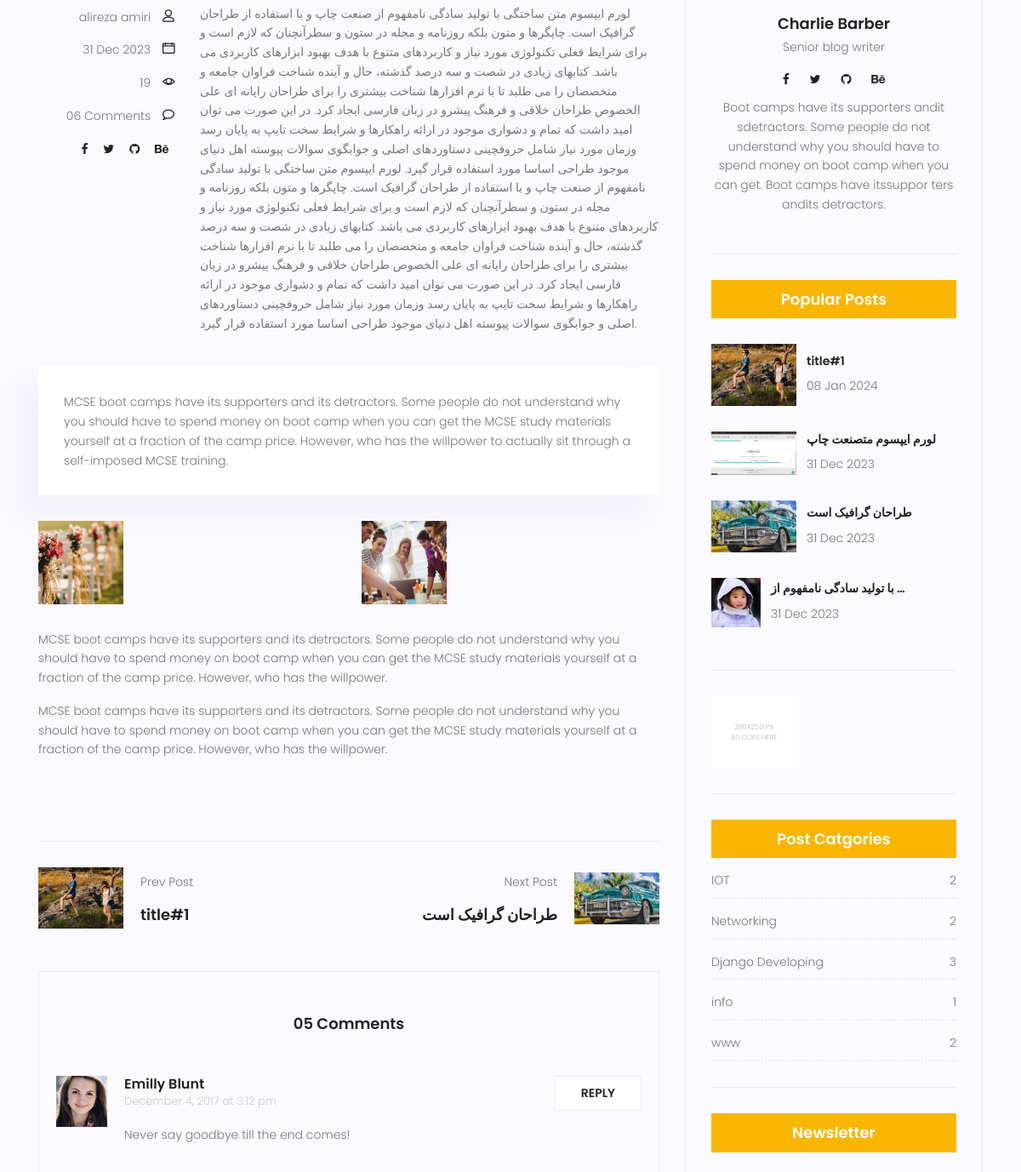
Before: /blog/6 (middle part) with the older database file.
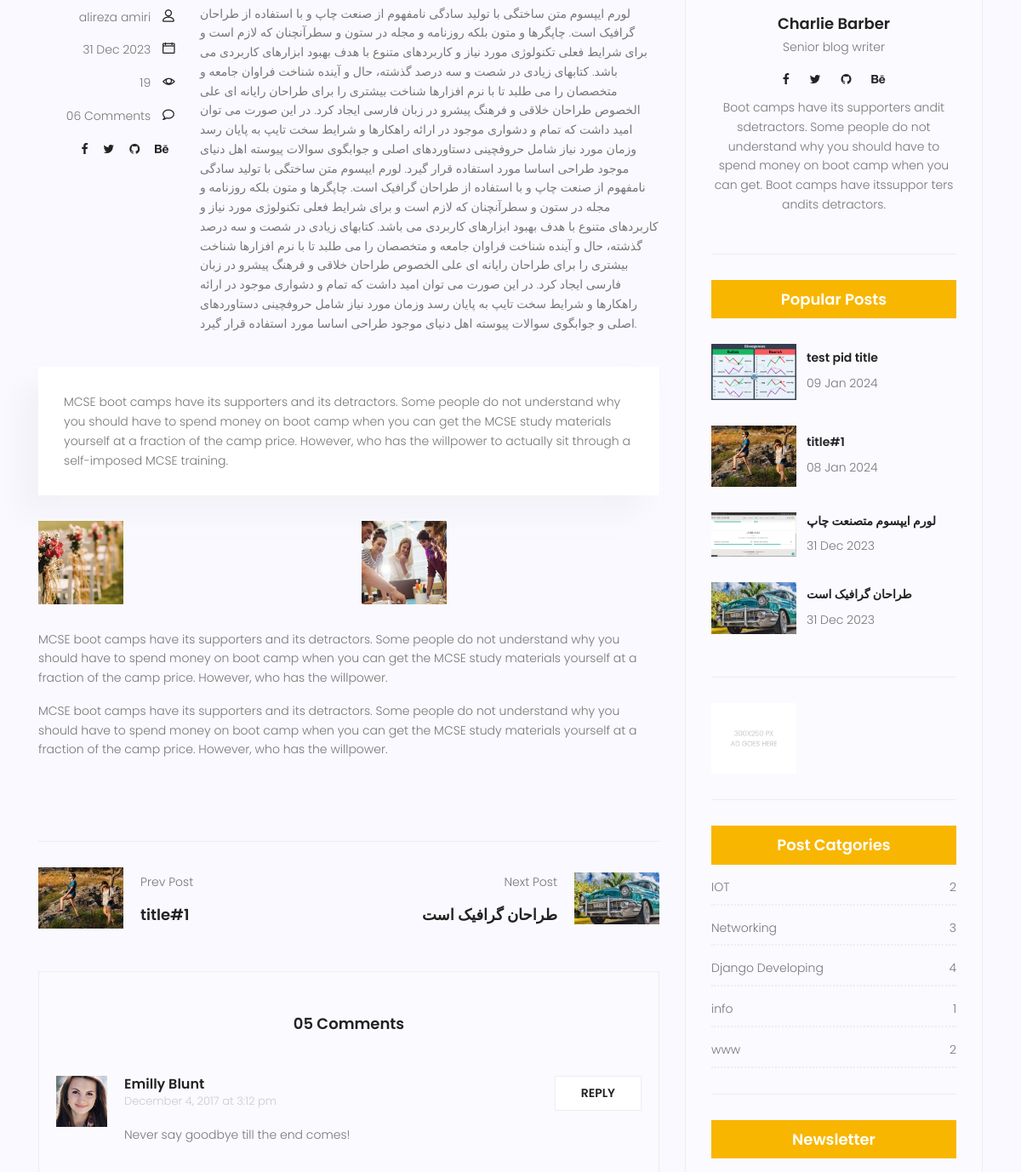
After: the same page with the newer database file.
### blog/models.py (models this page shows, shortened)
class Post(models.Model):
    image = models.ImageField(default='blog/defaults.jpg')
    author = models.ForeignKey(User, null=True, on_delete=models.SET_NULL)
    title = models.CharField(max_length=255)
    content = models.TextField()
    category = models.ManyToManyField(Category)
    counted_views = models.IntegerField(default=0)
    status = models.BooleanField(default=False)
    published_date = models.DateTimeField(null=True)
    created_date = models.DateTimeField(auto_now_add=True)
    updated_date = models.DateTimeField(auto_now=True)
    class Meta:
        ordering = ["-created_date"]

class Category(models.Model):
    name = models.CharField(max_length=255)

### blog/views.py (the view)
# urls.py: path('<int:pid>', blog_single, name='single'),
def blog_single(request, pid):
    try:
        current_datetime = timezone.now()
        post = get_object_or_404(Post, id=pid, status=1, published_date__lte=current_datetime)
        post.counted_views += 1
        post.save()
        lst_post = list(Post.objects.filter(status=1, published_date__lte=current_datetime).order_by('-published_date'))
        post_index = lst_post.index(post)
        if post_index > 0:
            prev_post = lst_post[post_index - 1]
        else:
            prev_post = None
        if post_index == len(lst_post) - 1:
            next_post = None
        else:
            next_post = lst_post[post_index + 1]
        context = {'post': post, 'prev_post': prev_post, 'next_post': next_post}
        return render(request, 'blog/blog-single.html', context)
    except Post.DoesNotExist:
        raise Http404("No MyModel matches the given query.")

### blog/templatetags/blog_tag.py (called while the page is built)
@register.inclusion_tag('blog/blog-lastposts.html')
def latest_post_side(num=4):
    posts = Post.objects.filter(status=1).order_by('-published_date')[:num]
    return {'posts': posts}

@register.inclusion_tag('blog/post-categories.html')
def blog_post_categories():
    posts = Post.objects.filter(status=1)
    categories = Category.objects.all()
    cat_dict = {}
    for cat_name in categories:
        cat_dict[cat_name.name] = posts.filter(category=cat_name).count()
    return {'categories': cat_dict}

### templates/blog/blog-single.html (shortened to what the changed rows need)
{% extends "base.html" %}
{% load static %}
{% block content %}
    {% load blog_tag %}
    <section class="post-content-area single-post-area">
        <div class="container">
            <div class="row">
                <div class="col-lg-8 posts-list">
                    <div class="single-post row">
                        <div class="col-lg-3  col-md-3 meta-details">
                            <div class="user-details row">
                                <p class="user-name col-lg-12 col-md-12 col-6"><a
                                        href="#">{{ post.author.get_full_name }}</a> <span class="lnr lnr-user"></span>
                                </p>
                                <p class="date col-lg-12 col-md-12 col-6"><a
                                        href="#">{{ post.published_date | date:"d M Y" }}</a> <span
                                        class="lnr lnr-calendar-full"></span></p>
                                <p class="view col-lg-12 col-md-12 col-6"><a href="#">{{ post.counted_views }}</a> <span
                                        class="lnr lnr-eye"></span></p>
                            </div>
                        </div>
                        <div class="col-lg-9 col-md-9">
                            <p class="excert">
                                {{ post.content }}
                            </p>
                        </div>
                    </div>
                    <div class="navigation-area">
                        <div class="row">
                            <div class="col-lg-6 col-md-6 col-12 nav-left flex-row d-flex justify-content-start align-items-center">
                                {% if prev_post %}
                                <div class="thumb">
                                    <a href="{% url 'blog:single' pid=prev_post.id %}"><img class="img-fluid" src="{{ prev_post.image.url }}"
                                                     alt=""></a>
                                </div>
                                <div class="arrow">
                                    <a href="{% url 'blog:single' pid=prev_post.id %}"></a>
                                </div>
                                <div class="detials">
                                    <p>Prev Post</p>
                                    <a href="{% url 'blog:single' pid=prev_post.id %}"><h4>{{ prev_post.title }}</h4></a>
                                </div>
                                {% endif %}
                            </div>
                            <div class="col-lg-6 col-md-6 col-12 nav-right flex-row d-flex justify-content-end align-items-center">
                                {% if next_post %}
                                <div class="detials">
                                    <p>Next Post</p>
                                    <a href="{% url 'blog:single' pid=next_post.id %}"><h4>{{ next_post.title}}</h4></a>
                                </div>
                                <div class="arrow">
                                    <a href="{% url 'blog:single' pid=next_post.id %}"></a>
                                </div>
                                <div class="thumb">
                                    <a href="{% url 'blog:single' pid=next_post.id %}"><img class="img-fluid" src="{{ next_post.image.url }}"
                                                     alt=""></a>
                                </div>
                                {% endif %}
                            </div>
                        </div>
                    </div>
                </div>
                <div class="col-lg-4 sidebar-widgets">
                    <div class="widget-wrap">
                        {% latest_post_side %}
                        {% blog_post_categories %}
                    </div>
                </div>
            </div>
        </div>
    </section>
{% endblock content %}

### templates/blog/blog-lastposts.html
{% load static %}
<div class="single-sidebar-widget popular-post-widget">
        <h4 class="popular-title">Popular Posts</h4>
    {% for post in posts %}
        <div class="popular-post-list">
            <div class="single-post-list d-flex flex-row align-items-center">
                <div class="thumb">
                    <img class="img-fluid " src="{{ post.image.url }}" alt="">
                </div>
                <div class="details">
                    <a href="{% url 'blog:single' pid=post.id %}"><h6>{{ post.title|truncatewords:5}}</h6></a>
                    <p>{{ post.published_date|date:'d M Y' }}</p>
                </div>
            </div>
        </div>
    {% endfor %}
</div>

### templates/blog/post-categories.html
{% load static %}
<div class="single-sidebar-widget post-category-widget">
    <h4 class="category-title">Post Catgories</h4>
    <ul class="cat-list">
        {% for name,items in categories.items %}
        <li>
            <a href="{% url 'blog:category' cat_name=name %}" class="d-flex justify-content-between">
                <p>{{ name }}</p>
                <p>{{ items }}</p>
            </a>
        </li>
    {% endfor %}
    </ul>
</div>

Changed rows visible on the page:
no longer on this page (row unchanged): Post: image (placeholder picture), title "با تولید سادگی نامفهوم از …", published_date "31 Dec 2023"
now on this page (row edited): Post: image (picture), title "test pid title", published_date "09 Jan 2024"
Other visible differences:
new list line: "Networking"
new list line: "3"
new list line: "Django Developing"
new list line: "4"
list line gone: "Networking"
list line gone: "2"
list line gone: "Django Developing"
list line gone: "3"
